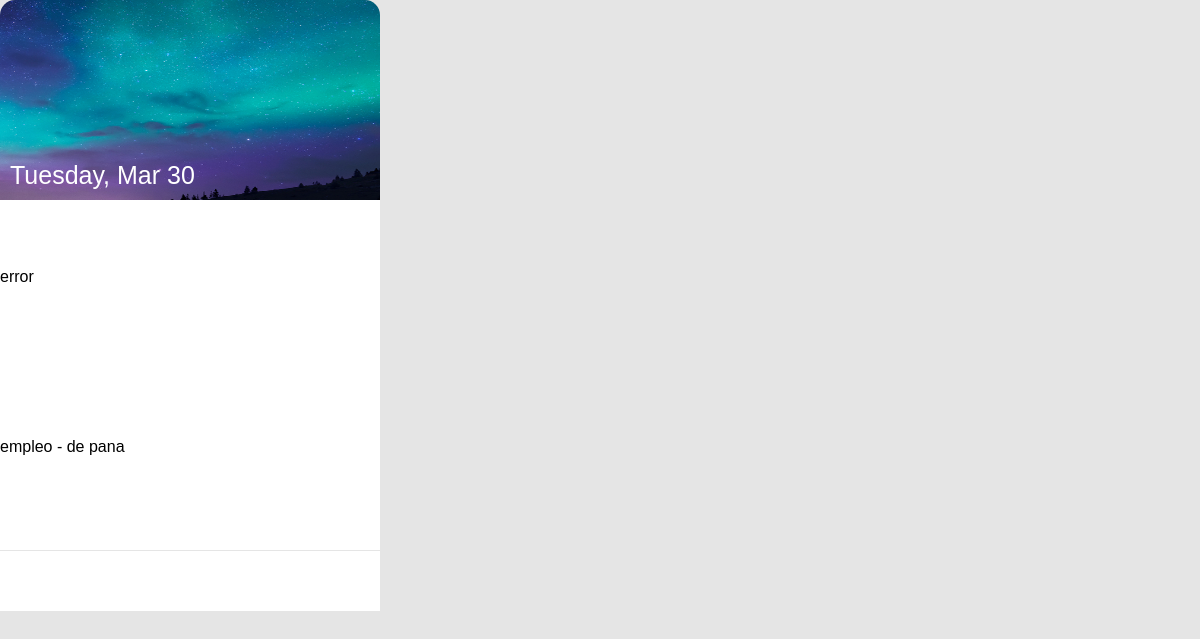
The page /uwu on the database as committed earlier.
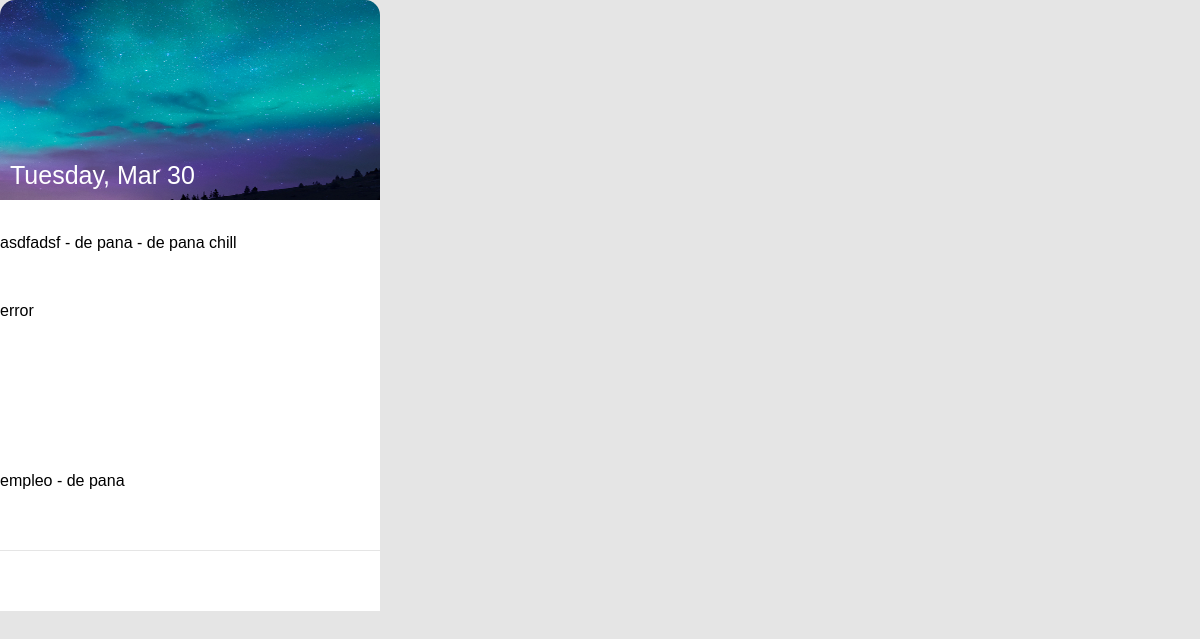
The same page on the database as committed later.
### aplicacion/models.py (models this page shows, shortened)
class Todo(db.Model):
    __tablename__ = 'todo'
    id = db.Column(db.Integer, primary_key=True)
    text = db.Column(db.String(200))

### aplicacion/routes.py (the view)
@app.route('/uwu')
def index():
    incomplete = Todo.query.filter_by().all()
    form = ActividadesInput()
    return render_template('index.html', incomplete=incomplete, form=form)

### aplicacion/forms.py
class ActividadesInput(FlaskForm):
    text = StringField('Texto', validators=[DataRequired(), Length(min=2, max=100)])
    submit = SubmitField('Add')

### aplicacion/templates/index.html (shortened to what this page needs)
<!DOCTYPE html>
<html lang="en">
<head>
    <link rel="stylesheet" href="{{ url_for('static', filename='css/font-awesome.css') }}">
    <link rel="stylesheet" href="{{ url_for('static', filename='css/style.css') }}">
</head>
<body>
    <div class="container">
        <div class="header">
            <div class="clear">
                <a href="{{ url_for('clear') }}"><p class="fa fa-refresh"></p></a>
            </div>
            <div id="date"></div>
        </div>
        <div class="content">
            <ul>
                {% for todo in incomplete %}
                <a href="{{ url_for('complete', id=todo.id) }}"><i class="fa fa-circle-thin de"></i></a>
                <p class="text">{{ todo.text }}</p>
                <a href="{{ url_for('delete', id=todo.id) }}"><i class="fa fa-trash-o de"></i></a>
                {% endfor %}
            </ul>
        </div>
        <div class="add-to-do">
            <i class="fa fa-plus-circle"></i>
            <form action="{{ url_for('add') }}" method="POST">
                <div>
                    {{ form.text() }}
                </div>
            </form>
        </div>
    </div>
</body>
</html>

### aplicacion/static/css/style.css (style rules this page uses)
body { padding: 0; margin: 0; background-color: rgba(0,0,0,0.1); font-family: 'Titillium Web', sans-serif; }
.header { width: 380px; height:200px; background-image: url('../img/bg2.jpg'); background-size: 100% 200%; background-repeat: no-repeat; border-radius: 15px 15px 0 0; position: relative; }
.clear { width : 30px; height: 30px; position: absolute; right:20px; top: 20px; }
#date { position: absolute; bottom: 10px; left: 10px; color: #FFF; font-size: 25px; font-family: 'Titillium Web', sans-serif; }
.content { width:380px; height: 350px; max-height:350px; background-color: #FFF; overflow: auto; }
.content ul { padding:0; margin:0; }
.add-to-do { position: relative; width: 360px; height:40px; background-color: #FFF; padding: 10px; border-top: 1px solid rgba(0,0,0,0.1); }
.add-to-do i { position: absolute; font-size: 40px; color: #4162f6; }
.add-to-do input { position: absolute; left: 50px; height: 35px; width: 310px; background-color: transparent; border: none; font-size: 20px; padding-left:10px; }

Rows that differ between the two databases and show on the page:
changed Todo: text (not shown) → "asdfadsf - de pana - de pana chill"
